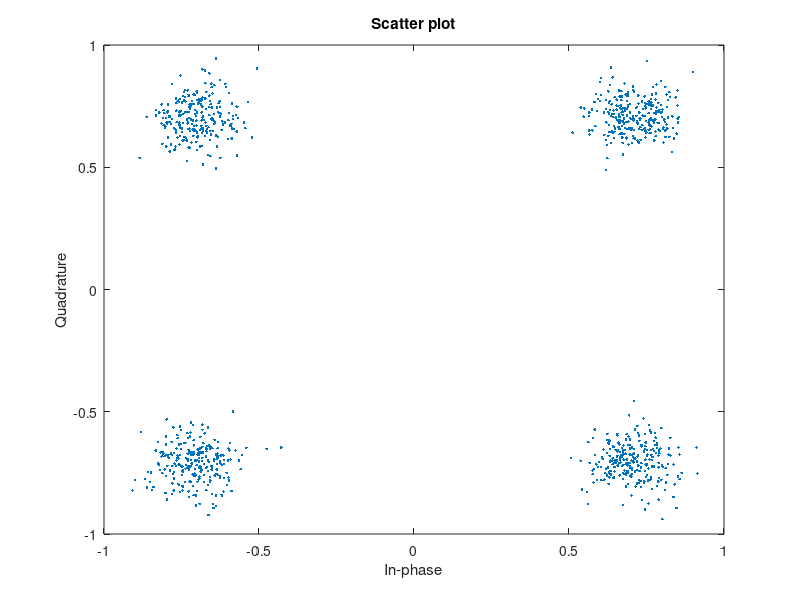

Here is the MATLAB script that generated this plot:
clc; clear; close all;

% Parameters
ModulationOrder  = 4;       % QPSK modulation
Variance         = 0.01;    % Variance. Since the Signal has unit energy, the variance must be selected between 0:0.01:1
NumberOfSymbols  = 1000;    % Number of symbols

% Generating Random Data Symbols
GeneratedDatas   = randi([0 ModulationOrder-1], NumberOfSymbols, 1);

% PSK Modulation
GeneratedSymbols = pskmod(GeneratedDatas, ModulationOrder, pi/ModulationOrder);

% Generate complex AWGN noise (manual implementation)
NoiseReal        = sqrt(Variance / 2) * randn(NumberOfSymbols, 1); % Real part
NoiseImaginary   = sqrt(Variance / 2) * randn(NumberOfSymbols, 1); % Imaginary part
AWGNNoise        = NoiseReal + 1j * NoiseImaginary; % Complex noise

% Add noise to the signal
ReceivedSymbols  = GeneratedSymbols + AWGNNoise;

SNRdB            = mean(abs(GeneratedSymbols).^2) / mean(abs(AWGNNoise).^2);

scatterplot(ReceivedSymbols)


